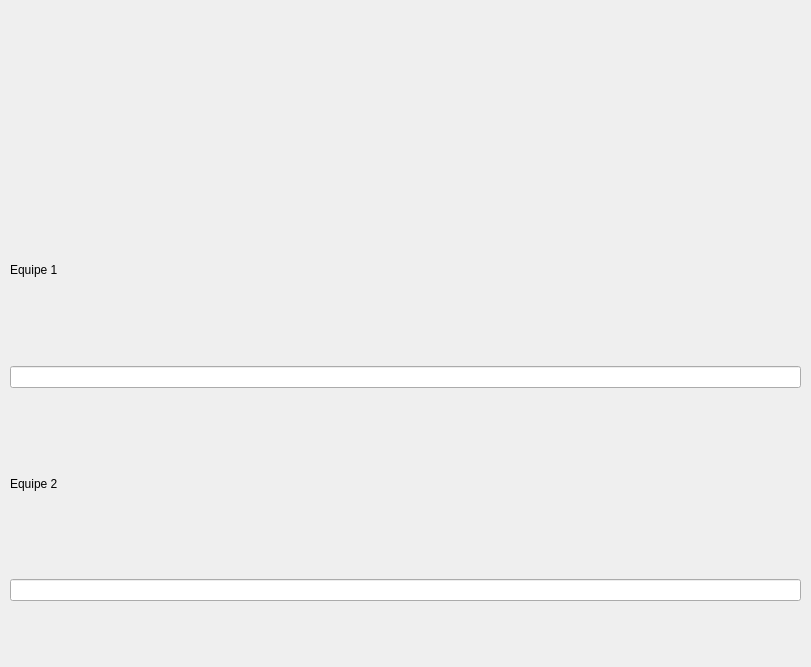
<?xml version="1.0" encoding="UTF-8"?>
<ui version="4.0">
 <class>Stat</class>
 <widget class="QWidget" name="Stat">
  <property name="geometry">
   <rect>
    <x>0</x>
    <y>0</y>
    <width>811</width>
    <height>667</height>
   </rect>
  </property>
  <property name="windowTitle">
   <string>Form</string>
  </property>
  <widget class="QWidget" name="layoutWidget">
   <property name="geometry">
    <rect>
     <x>10</x>
     <y>180</y>
     <width>791</width>
     <height>421</height>
    </rect>
   </property>
   <layout class="QVBoxLayout" name="verticalLayout">
    <item>
     <widget class="QLabel" name="label">
      <property name="text">
       <string>Equipe 1</string>
      </property>
     </widget>
    </item>
    <item>
     <widget class="QLineEdit" name="equipe2"/>
    </item>
    <item>
     <widget class="QLabel" name="label_2">
      <property name="text">
       <string>Equipe 2</string>
      </property>
     </widget>
    </item>
    <item>
     <widget class="QLineEdit" name="equipe1"/>
    </item>
   </layout>
  </widget>
 </widget>
 <resources/>
 <connections/>
</ui>
